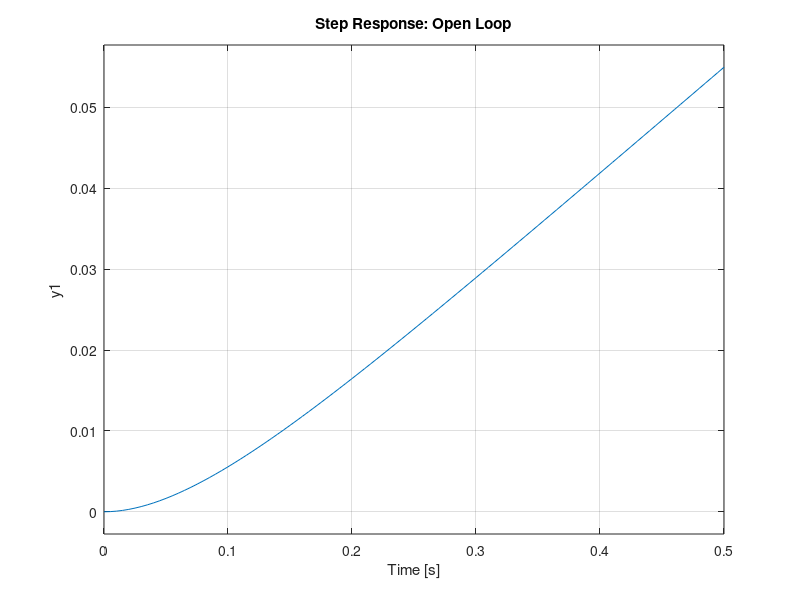
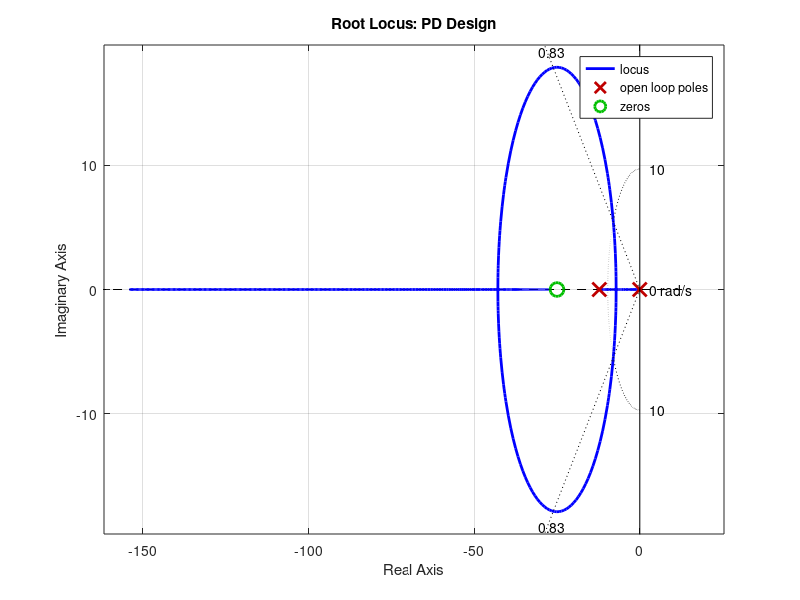

Write the MATLAB code that produced these figures, in order. (Note: this script raises an error after producing the figures.)
clc; clear; close all;
% Thomas Lønne Stiansen - FHV Winter Semester 2025
    % For PID control with Root Locus on cart

% Constants
markSize = 10;
sign = -1; % for negative feedback
ylims = 15;

%% Root Locus

% Loaded from cart_Model.m
    % With Weight
        K_PID = 0.131346246942449;
        tau = 0.081642070282424;
    % Without Weight
        % K = 0.143342010172210;
        % tau = 0.058378523227571;
s = tf('s');
G_cartVel = K_PID / (tau*s + 1);   % G  =  V_c(s) / V_m(s)  =  [m/s] / [V]
    % Integrate to get position control
G_cartPos = G_cartVel * (1/s); % G  =  X_c(s) / V_m(s)  =  [m]   / [V]

G_OL = G_cartPos;

% IT_1 Block
figure
step(G_OL)
title('Step Response: Open Loop')

% % Root Locus
% figure
% rlocus(G_OL)
% title('Root Locus: Open Loop')
% ylim([-ylims ylims])

%% Requirements

% Requirements
OS_percent = 1; % [percent]
ts = 0.5; % [sec]

% Mp = OS   ,   D = zeta    ,   wn = omega_n
OS = OS_percent / 100;
    % Damping Ratio
zeta = -log(OS) / sqrt( pi^2 + log(OS)^2 ); % MATLAB: log = ln
    % Natural Frequency
omega_n = 4/(ts*zeta);

% Damped Frequency of Oscillation
omega_d = omega_n * sqrt(1 - zeta^2);
% Exponential Damping Frequency
sigma_d = zeta*omega_n;

%% PD Design - Inspired by Lösung_11.pdf

% Desired Poles
p_w = - sigma_d + j*omega_d;

% Poles of Plant
p_i = pole(G_OL);

% Angles of System Poles
for i = 1 : length(p_i)
    phi(i) = rad2deg( atan2( (imag(p_w) - imag(p_i(i)) ), ... % Δy
                             (real(p_w) - real(p_i(i)) ) ) ); % Δx
end
% Required Angle
phi_zD = 180 + sum(phi);

% PD Zero
z_D = omega_d / tand(phi_zD) + sigma_d;

% PD Controller
G_PD = (s + z_D);

% Root Locus
figure
rlocus(G_OL * G_PD)
title('Root Locus: PD Design')
% ylim([-ylims ylims])

% Instead of sgrid
sgrid(zeta,omega_n);

%%% Selected from Root-Locus %%%
K_PD = 2.5;

%% PI Design - Inspired by Lösung_11.pdf

% Zero Selection
z_I = [0.1 0.3 0.6 0.9];
for i=1:length(z_I)
    G_PI(i) = ( s + z_I(i) ) / s;
end

% Step response of PI zeros
figure;
Legend = cell(length(z_I),1);
for i = 1 : length(z_I)
    step( feedback(G_PD*G_PI(i)*G_OL, 1, -1) );
    axis([0 10 0 1.25]);
    Legend{i} = strcat('z_c = ', num2str(z_I(i)));
    hold on;
end
legend(Legend, 'Location','southeast');
title('Step Response: PI Design')
yline(1.05, '--k')
yline(0.95, '--k')

%%% Selected from Response %%%
z_I_idx = 2;

%% Combined

G_c = ( K_PD*G_PD * G_PI(z_I_idx) );

% Root Locus
figure
rlocus(G_OL * G_c)
title('Root Locus: PID Design')
% ylim([-ylims ylims])
sgrid(zeta, omega_n)

%%% Selected from Root-Locus %%%
K_PID = 1.3;

%% Controller

G_C = K_PID * G_c;

% Proportional
G_CL = feedback( G_C*G_OL , 1, sign);

figure
% rlocus(G_CL)
% title('Root Locus: Closed Loop')
% ylim([-ylims ylims])
pzmap(G_CL)
title('Pole-Zero Map: Closed Loop')
sgrid(zeta, omega_n)

% Plot time response
figure
step(G_CL)
stepinfo(G_CL)
title('Step Response: Closed Loop')
